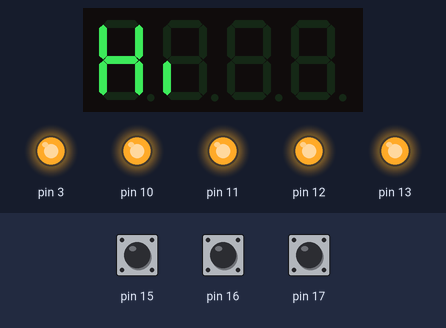
Bench run of a sketch on a simulated Arduino Uno, built with avr-gcc and run on an emulated ATmega328P. On the bench: 4-digit seven-segment display, output pins drawn as LEDs (lit = HIGH). Inputs (shaded band) come from the test bench; at power-on: pin 15 HIGH, pin 16 HIGH, pin 17 HIGH.

Above: at 0.1 s.
At 2.1 s:
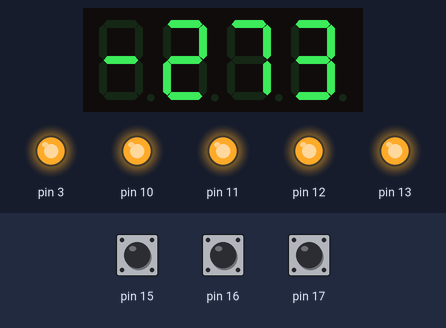
At 4.1 s:
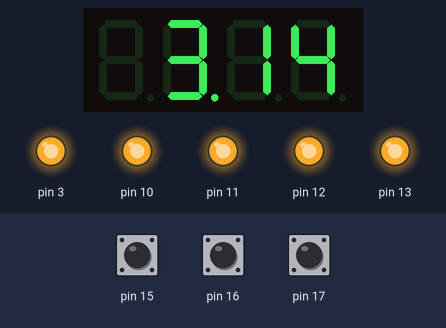
At 16.65 s:
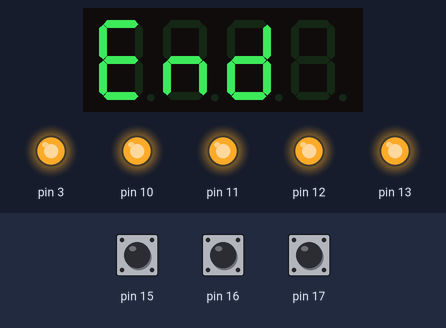

The sketch:

Led_Display.ino
```cpp
#include <TimerOne.h>
#include <Wire.h>
#include <MultiFuncShield.h>

void setup() {
  // put your setup code here, to run once:

  Timer1.initialize();
  MFS.initialize(&Timer1);    // initialize multi-function shield library

  MFS.write("Hi");
  delay(2000);
  MFS.write(-273);
  delay(2000);
  MFS.write(3.141, 2);  // display to 2 decimal places.
  delay(2000);
}

int counter=0;
byte ended = false;

void loop() {
  // put your main code here, to run repeatedly:

  if (counter < 200)
  {
    MFS.write((int)counter);
    counter++;
  }
  else if (!ended)
  {
    ended = true;
    MFS.write("End");
    MFS.blinkDisplay(DIGIT_ALL, ON);
  }
  delay(50);
}
```

Measured:
- what the display in image 1 shows lasts 2.0 s, from 2.0 s to 4.0 s
